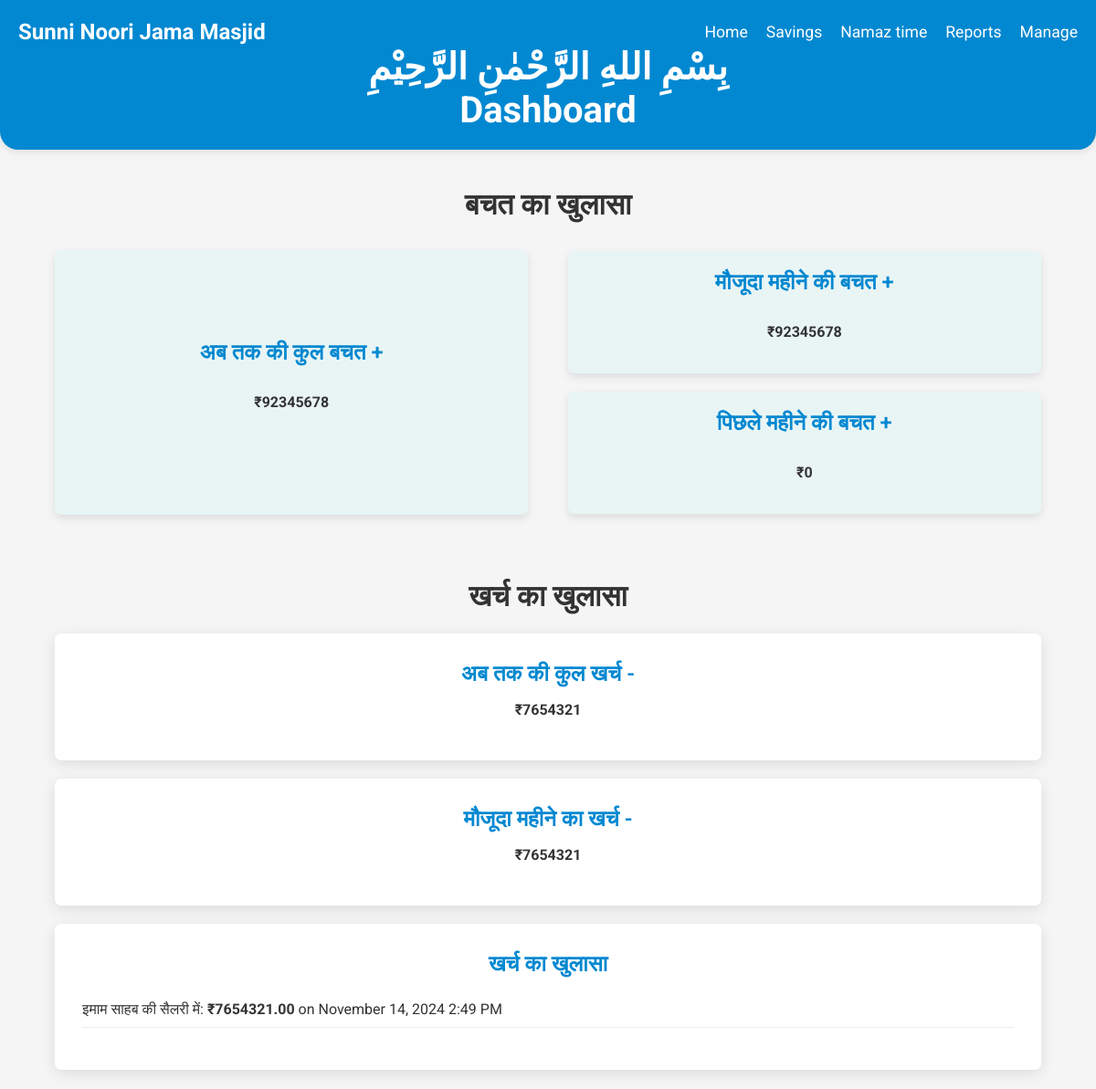
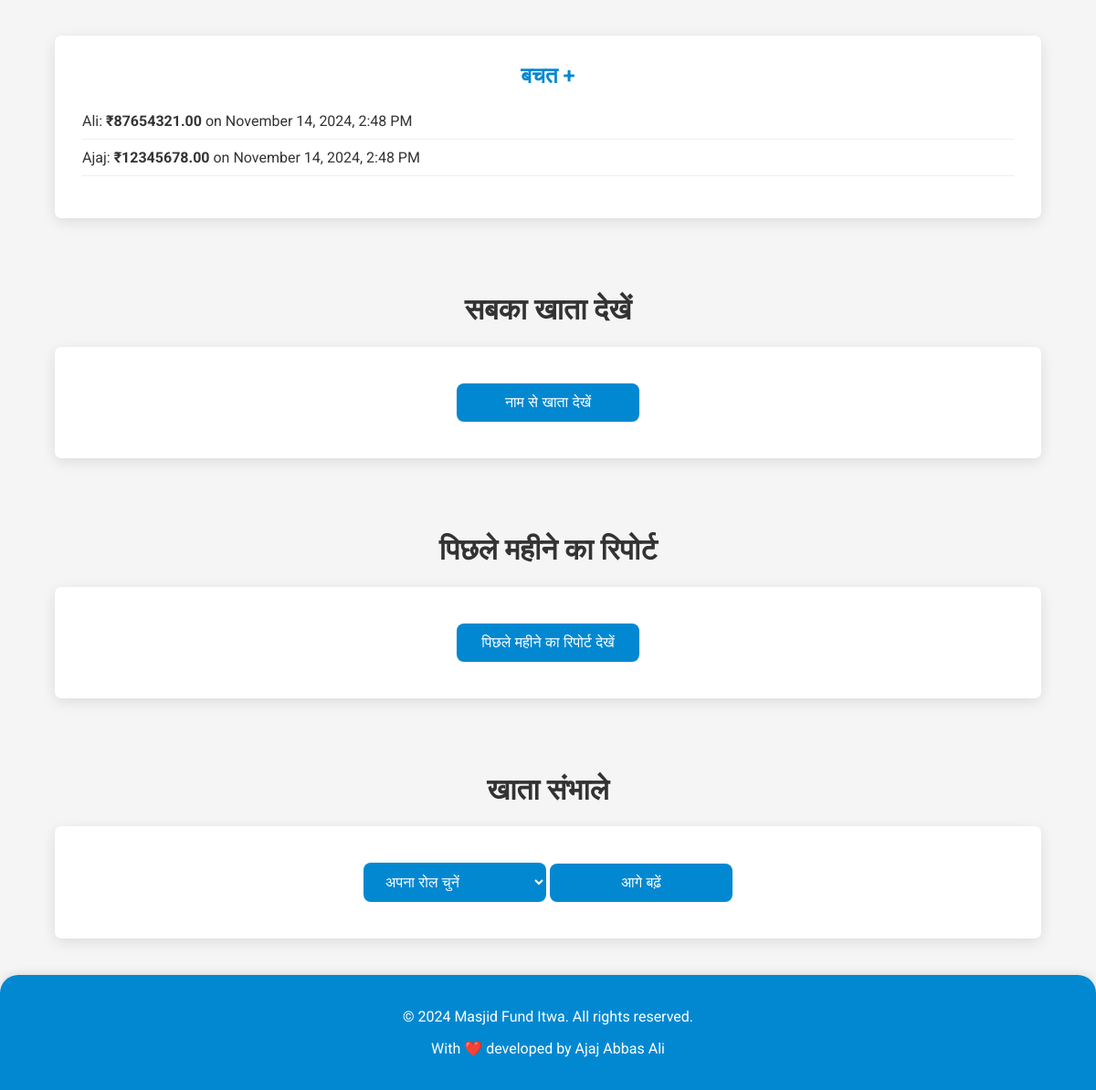
/home/, run on the app's committed database (2 pictures, top to bottom).
### app/models.py (models this page shows, shortened)
class Deduction(models.Model):
    CATEGORY_CHOICES = [
        ('इमाम साहब की सैलरी में', 'इमाम साहब की सैलरी में'),
        ('मस्जिद में खर्च', 'मस्जिद में खर्च'),
        ('बिजली/बल्ब/तार/पंखा', 'बिजली/बल्ब/तार/पंखा'),
        ('साउंड सिस्टम', 'साउंड सिस्टम'),
        ('ईद में सजावट', 'ईद में सजावट'),
        ('कुर्बानी में सजावट', 'कुर्बानी में सजावट'),
        ('चापाकल', 'चापाकल'),
        ('वाइपर खरीदने में', 'वाइपर खरीदने में'),
        ('झाड़ू', 'झाड़ू'),
        ('ताला/चाबी', 'ताला/चाबी'),
        ('लोटा', 'लोटा'),
        ('पेंटिंग', 'पेंटिंग'),
        ('ईंट', 'ईंट'),
        ('गिट्टी', 'गिट्टी'),
        ('बालू', 'बालू'),
        ('सीमेंट', 'सीमेंट'),
        ('छड़', 'छड़'),
        ('मिस्त्री/लेबर', 'मिस्त्री/लेबर'),
        ('टाइल्स', 'टाइल्स'),
    ]
    category = models.CharField(max_length=30, choices=CATEGORY_CHOICES)
    amount = models.DecimalField(max_digits=10, decimal_places=2)
    date = models.DateTimeField(default=timezone.now)

class Transaction(models.Model):
    user = models.ForeignKey(User, on_delete=models.CASCADE)
    amount = models.DecimalField(max_digits=10, decimal_places=2)
    date = models.DateTimeField(default=timezone.now)

class User(models.Model):
    name = models.CharField(max_length=100)
    joined_date = models.DateTimeField(default=timezone.now)
    is_active = models.BooleanField(default=True)

### app/views.py (the view)
# urls.py: path('home/', views.home, name='home'),
def home(request):
    now = timezone.now()
    total_savings = Transaction.objects.aggregate(total=Sum('amount'))['total'] or 0
    current_month_deductions = Deduction.objects.filter(
        date__year=now.year,
        date__month=now.month
    ).aggregate(total=Sum('amount'))['total'] or 0
    total_deductions = Deduction.objects.aggregate(total=Sum('amount'))['total'] or 0
    net_total_savings = total_savings - total_deductions
    current_month_savings = Transaction.objects.filter(
        date__year=now.year,
        date__month=now.month
    ).aggregate(total=Sum('amount'))['total'] or 0
    now = timezone.now()
    current_month = now.month
    current_year = now.year
    first_day_of_current_month = datetime.date(current_year, current_month, 1)
    last_day_of_current_month = datetime.date(current_year, current_month, monthrange(current_year, current_month)[1])
    first_day_of_previous_month = datetime.date(current_year, current_month - 1, 1) if current_month > 1 else datetime.date(current_year - 1, 12, 1)
    last_day_of_previous_month = timezone.make_aware(datetime.datetime(current_year, current_month, 1) - datetime.timedelta(days=1))
    current_month_transactions = Transaction.objects.filter(date__range=[first_day_of_current_month, now])
    current_month_savings_after_deduction = current_month_savings - current_month_deductions
    recent_transactions = Transaction.objects.order_by('-date')[:15]
    previous_month_transactions = Transaction.objects.filter(date__range=[first_day_of_previous_month, last_day_of_previous_month])
    previous_month_deductions = Deduction.objects.filter(date__range=[first_day_of_previous_month, last_day_of_previous_month])
    total_income_previous = previous_month_transactions.aggregate(total=Sum('amount'))['total'] or 0
    total_deductions_previous = previous_month_deductions.aggregate(total=Sum('amount'))['total'] or 0
    total_savings_previous = total_income_previous - total_deductions_previous
    context = {
        'total_savings': net_total_savings,
        'current_month_savings': current_month_savings_after_deduction,
        'current_month_deductions': current_month_deductions,  # Current month deductions
        'total_deductions': total_deductions,  # Total deductions till now
        'recent_transactions': recent_transactions,
        'deductions': Deduction.objects.all(),  # Fetch all deductions to display in the template
        'total_savings_previous': total_savings_previous,
    }
    return render(request, 'app/home.html', context)

### app/templates/app/home.html (shortened to what this page needs)
{% load static %}
<!DOCTYPE html>
<html lang="en">
<head>
</head>
<body>
    <header>
        <nav class="navbar">
            <div class="navbar-brand">Sunni Noori Jama Masjid</div>
            <div class="navbar-links" id="navbarLinks">
                <a href="{% url 'index' %}">Home</a>
                <a href="{% url 'home' %}">Savings</a>
                <a href="{% url 'namaz_times' %}">Namaz time</a>
                <a href="{% url 'generate_user_report' %}">Reports</a>
                <a href="{% url 'add_transaction' %}">Manage</a>
            </div>
        </nav>
        <h1>بِسْمِ اللهِ الرَّحْمٰنِ الرَّحِيْمِ</h1>
        <h1>Dashboard</h1>
    </header>
    <div class="section">
        <h1>बचत का खुलासा</h1>
        <div class="savings-container">
            <div class="savings-right">
                <div class="savings-card" style="width: 100%; height: 94%;">
                    <h2>अब तक की कुल बचत +</h2>
                    <p><strong>₹{{ total_savings }}</strong></p>
                </div>
            </div>
            <div class="savings-left">
                <div class="savings-card">
                    <h2>मौजूदा महीने की बचत +</h2>
                    <p><strong>₹{{ current_month_savings }}</strong></p>
                </div>
                <div class="savings-card">
                    <h2>पिछले महीने की बचत +</h2>
                    <p><strong>₹{{ total_savings_previous }}</strong></p>
                </div>
            </div>
        </div>
    </div>
    <div class="section">
        <h1>खर्च का खुलासा</h1>
        <div class="card">
            <h2>अब तक की कुल खर्च -</h2>
            <p><strong>₹{{ total_deductions }}</strong></p>
        </div>
        <div class="card">
            <h2>मौजूदा महीने का खर्च -</h2>
            <p><strong>₹{{ current_month_deductions }}</strong></p>
        </div>
        <div class="card">
            <h2>खर्च का खुलासा</h2>
            {% if deductions %}
                <ul>
                    {% for deduction in deductions %}
                        <li>{{ deduction.category }}: <strong>₹{{ deduction.amount }}</strong> on {{ deduction.date|date:"F j, Y g:i A" }}</li>
                    {% endfor %}
                </ul>
            {% else %}
                <p>कोई कटौती दर्ज नहीं की गई है</p>
            {% endif %}
        </div>
    </div>
    <div class="section">
        <div class="card">
            <h2>बचत +</h2>
            {% if recent_transactions %}
                <ul>
                    {% for transaction in recent_transactions %}
                        <li>{{ transaction.user.name }}: <strong>₹{{ transaction.amount }}</strong> on {{ transaction.date|date:"F j, Y, g:i A" }}</li>
                    {% endfor %}
                </ul>
            {% else %}
                <p>बचत दर्ज नहीं कराई गई है</p>
            {% endif %}
        </div>
    </div>
    <div class="section">
        <h1>सबका खाता देखें</h1>
        <div class="card">
            <a href="{% url 'generate_user_report' %}">
                <button class="button" type="button">नाम से खाता देखें</button>
            </a>
        </div>
    </div>
    <div class="section">
        <h1>पिछले महीने का रिपोर्ट</h1>
        <div class="card">
            <a href="{% url 'monthwise_report' %}">
                <button class="utton" type="button">पिछले महीने का रिपोर्ट देखें</button>
            </a>
        </div>
    </div>
    <div class="section">
        <h1>खाता संभाले</h1>
        <div class="card">
            <select id="userRoleDropdown" class="button">
                <option value="">अपना रोल चुनें</option>
            </select>
            <button class="button" type="button" onclick="redirectBasedOnRole()">आगे बढ़ें</button>
        </div>
    </div>
    <footer>
        <p>© 2024 Masjid Fund Itwa. All rights reserved.</p>
        <p>With ❤️ developed by Ajaj Abbas Ali</p>
    </footer>
</body>
</html>

### app/templates/app/home.html (style rules this page uses)
* { box-sizing: border-box; }
body, html { margin: 0; padding: 0; }
body { font-family: 'Roboto', sans-serif; background: #f5f5f5; margin: 0; padding: 0; color: #333; display: flex; flex-direction: column; align-items: center; min-height: 100vh; }
header { background: #0288d1; color: white; width: 100%; text-align: center; padding: 20px 0; border-radius: 0 0 20px 20px; box-shadow: 0 2px 10px rgba(0, 0, 0, 0.1); margin: 0; }
header h1 { margin: 0; font-size: 2.5em; }
.section { display: flex; flex-direction: column; align-items: center; width: 90%; max-width: 1200px; margin: 20px 0; }
.savings-container { display: flex; justify-content: space-between; width: 100%; }
.savings-left { display: flex; flex-direction: column; width: 48%; justify-content: space-between; }
.savings-right { width: 48%; display: flex; align-items: center; }
.savings-left .savings-card { height: 50%; }
.savings-card { background: #e9f5f5; border-radius: 7px; padding: 20px; box-shadow: 0 4px 10px rgba(0, 0, 0, 0.1); margin: 10px 0; text-align: center; transition: transform 0.3s ease; display: flex; flex-direction: column; justify-content: center; }
h2 { color: #0288d1; margin: 0 0 15px; font-weight: 600; }
strong { color: #333; }
.card { background: white; border-radius: 7px; padding: 30px; box-shadow: 0 4px 15px rgba(0, 0, 0, 0.1); width: 100%; text-align: center; margin-bottom: 20px; transition: transform 0.3s ease; }
ul { list-style: none; padding: 0; text-align: left; }
li { padding: 10px 0; border-bottom: 1px solid #eee; }
.button { background: #0288d1; color: white; padding: 12px 20px; border: none; border-radius: 8px; font-size: 16px; cursor: pointer; margin: 10px 0; transition: background 0.3s, transform 0.3s; width: 100%; max-width: 200px; }
.utton { background: #0288d1; color: white; padding: 12px 20px; border: none; border-radius: 8px; font-size: 16px; cursor: pointer; margin: 10px 0; transition: background 0.3s, transform 0.3s; width: 100%; max-width: 200px; }
footer { margin-top: auto; padding: 20px; text-align: center; background-color: #0288d1; color: white; width: 100%; border-radius: 20px 20px 0 0; box-shadow: 0 -2px 10px rgba(0, 0, 0, 0.1); }
.navbar { display: flex; justify-content: space-between; align-items: center; width: 100%; background: #0288d1; padding: 1px 20px; position: relative; }
.navbar-brand { color: white; font-size: 1.5em; font-weight: bold; }
.navbar-links { display: flex; gap: 20px; }
.navbar-links a { color: white; text-decoration: none; font-size: 1.1em; }

### data on the page
Deduction: category "इमाम साहब की सैलरी में", amount "7654321.00", date "November 14, 2024 2:49 PM"

### other printed values
{{ total_savings }} "92345678"
{{ current_month_savings }} "92345678"
{{ total_savings_previous }} "0"
{{ total_deductions }} "7654321"
{{ current_month_deductions }} "7654321"
